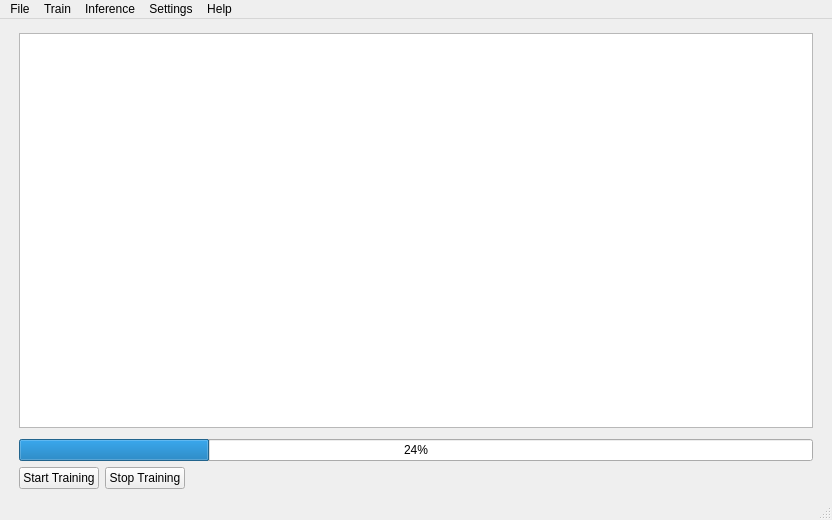
<?xml version="1.0" encoding="UTF-8"?>
<!--Author: Chris Lawson-->
<!--Contact: clawso21@une.edu.au-->
<!--Source: U-Infuse-->
<!--Purpose: Main Window UI-->
<ui version="4.0">
 <class>MainWindow</class>
 <widget class="QMainWindow" name="MainWindow">
  <property name="geometry">
   <rect>
    <x>0</x>
    <y>0</y>
    <width>832</width>
    <height>520</height>
   </rect>
  </property>
  <property name="minimumSize">
   <size>
    <width>0</width>
    <height>0</height>
   </size>
  </property>
  <property name="windowTitle">
   <string>U-Infuse</string>
  </property>
  <widget class="QWidget" name="centralwidget">
   <layout class="QGridLayout" name="gridLayout">
    <item row="1" column="0">
     <layout class="QVBoxLayout" name="verticalLayout1">
      <property name="leftMargin">
       <number>10</number>
      </property>
      <property name="rightMargin">
       <number>10</number>
      </property>
      <item>
       <widget class="QProgressBar" name="mainProgressBar">
        <property name="value">
         <number>24</number>
        </property>
       </widget>
      </item>
     </layout>
    </item>
    <item row="0" column="0">
     <layout class="QVBoxLayout" name="verticalLayout2">
      <property name="leftMargin">
       <number>10</number>
      </property>
      <property name="topMargin">
       <number>5</number>
      </property>
      <property name="rightMargin">
       <number>10</number>
      </property>
      <property name="bottomMargin">
       <number>5</number>
      </property>
      <item>
       <widget class="QTextEdit" name="textEdit"/>
      </item>
     </layout>
    </item>
    <item row="2" column="0">
     <layout class="QHBoxLayout" name="horizontalLayout">
      <property name="leftMargin">
       <number>10</number>
      </property>
      <property name="rightMargin">
       <number>10</number>
      </property>
      <item>
       <widget class="QPushButton" name="startButton">
        <property name="sizePolicy">
         <sizepolicy hsizetype="Fixed" vsizetype="Fixed">
          <horstretch>0</horstretch>
          <verstretch>0</verstretch>
         </sizepolicy>
        </property>
        <property name="layoutDirection">
         <enum>Qt::LeftToRight</enum>
        </property>
        <property name="text">
         <string>Start Training</string>
        </property>
       </widget>
      </item>
      <item>
       <widget class="QPushButton" name="stopButton">
        <property name="sizePolicy">
         <sizepolicy hsizetype="Fixed" vsizetype="Fixed">
          <horstretch>0</horstretch>
          <verstretch>0</verstretch>
         </sizepolicy>
        </property>
        <property name="text">
         <string>Stop Training</string>
        </property>
       </widget>
      </item>
      <item>
       <spacer name="horizontalSpacer">
        <property name="orientation">
         <enum>Qt::Horizontal</enum>
        </property>
        <property name="sizeHint" stdset="0">
         <size>
          <width>40</width>
          <height>20</height>
         </size>
        </property>
       </spacer>
      </item>
     </layout>
    </item>
   </layout>
  </widget>
  <widget class="QStatusBar" name="statusbar"/>
  <widget class="QMenuBar" name="menubar">
   <property name="geometry">
    <rect>
     <x>0</x>
     <y>0</y>
     <width>832</width>
     <height>22</height>
    </rect>
   </property>
   <widget class="QMenu" name="menuFile">
    <property name="title">
     <string>File</string>
    </property>
    <addaction name="actionExit"/>
   </widget>
   <widget class="QMenu" name="menuTrain">
    <property name="title">
     <string>Train</string>
    </property>
    <addaction name="actionTrainConfig"/>
    <addaction name="actionTrainSettings"/>
    <addaction name="actionAnnotate"/>
   </widget>
   <widget class="QMenu" name="menuInference">
    <property name="title">
     <string>Inference</string>
    </property>
    <addaction name="actionModelPreview"/>
    <addaction name="actionRunInference"/>
   </widget>
   <widget class="QMenu" name="menuAbout">
    <property name="title">
     <string>Help</string>
    </property>
    <addaction name="actionAbout"/>
   </widget>
   <widget class="QMenu" name="menuSettings">
    <property name="title">
     <string>Settings</string>
    </property>
    <addaction name="actionSettings"/>
   </widget>
   <addaction name="menuFile"/>
   <addaction name="menuTrain"/>
   <addaction name="menuInference"/>
   <addaction name="menuSettings"/>
   <addaction name="menuAbout"/>
  </widget>
  <action name="actionNew">
   <property name="text">
    <string>New</string>
   </property>
  </action>
  <action name="actionSave">
   <property name="text">
    <string>Save</string>
   </property>
  </action>
  <action name="actionAddClasses">
   <property name="text">
    <string>Add Classes</string>
   </property>
  </action>
  <action name="actionTrainModel">
   <property name="text">
    <string>Train Model Config</string>
   </property>
  </action>
  <action name="actionTrainConfig">
   <property name="checkable">
    <bool>false</bool>
   </property>
   <property name="text">
    <string>Training Datasets and Classes</string>
   </property>
   <property name="autoRepeat">
    <bool>true</bool>
   </property>
  </action>
  <action name="actionModelPreview">
   <property name="text">
    <string>Preview Custom Model</string>
   </property>
  </action>
  <action name="actionRunInference">
   <property name="text">
    <string>Object Detection</string>
   </property>
  </action>
  <action name="actionAnnotate">
   <property name="text">
    <string>Auto-Annotate</string>
   </property>
  </action>
  <action name="actionExit">
   <property name="text">
    <string>Exit</string>
   </property>
  </action>
  <action name="actionAbout">
   <property name="text">
    <string>About</string>
   </property>
  </action>
  <action name="actionTrainSettings">
   <property name="text">
    <string>Training Settings</string>
   </property>
  </action>
  <action name="actionSettings">
   <property name="text">
    <string>Settings</string>
   </property>
  </action>
 </widget>
 <resources/>
 <connections/>
</ui>
